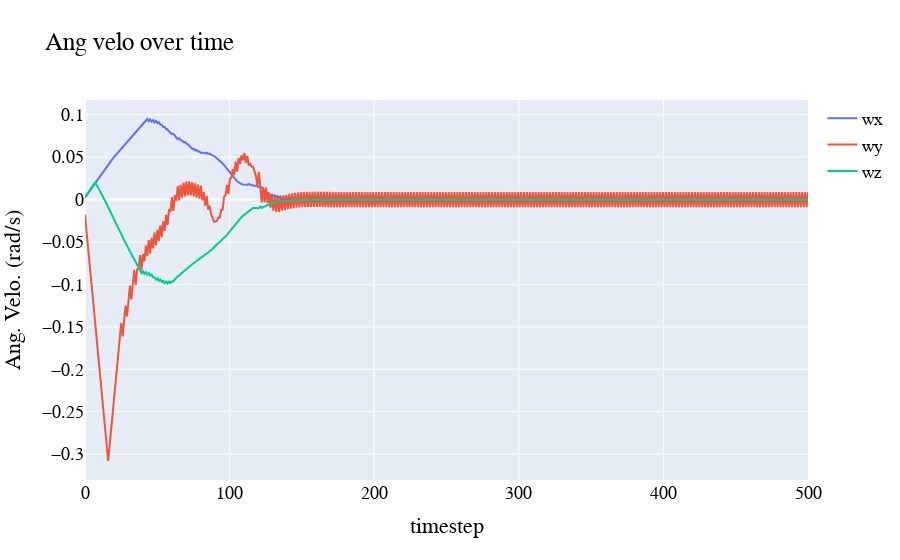

This figure's notebook cell:
### Code cell
fig = go.Figure()
fig.add_trace(go.Scatter(x=x, y=w1,
                    mode='lines',
                    name='wx'))
fig.add_trace(go.Scatter(x=x, y=w2,
                    mode='lines',
                    name='wy'))
fig.add_trace(go.Scatter(x=x, y=w3,
                    mode='lines',
                    name='wz'))

fig.update_layout(
    title="Ang velo over time",
    xaxis_title="timestep",
    yaxis_title="Ang. Velo. (rad/s)",
    font=dict(
        family="Arial",
        size=18,
        color="#000000"
    )
)

fig.show()

### Figure 1 — Plotly figure (JSON) as saved in the notebook; plotly's stock layout.template omitted (floating-point values rounded to 4 significant figures; data arrays with more than 128 entries replaced by an {"elided": "..."} marker saying what was removed)
{"data": [{"mode": "lines", "name": "wx", "type": "scatter", "x": {"elided": "500 float values"}, "y": {"elided": "500 float values"}}, {"mode": "lines", "name": "wy", "type": "scatter", "x": {"elided": "500 float values"}, "y": {"elided": "500 float values"}}, {"mode": "lines", "name": "wz", "type": "scatter", "x": {"elided": "500 float values"}, "y": {"elided": "500 float values"}}], "layout": {"font": {"color": "#000000", "family": "Arial", "size": 18}, "title": {"text": "Ang velo over time"}, "xaxis": {"title": {"text": "timestep"}}, "yaxis": {"title": {"text": "Ang. Velo. (rad/s)"}}}}
